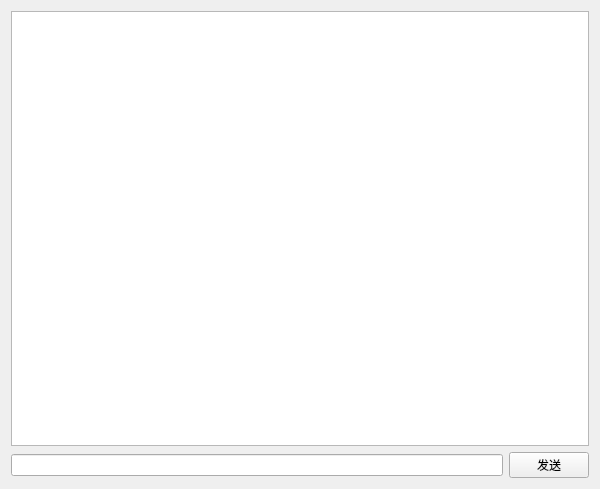
<?xml version="1.0" encoding="UTF-8"?>
<ui version="4.0">
 <class>PrivateChat</class>
 <widget class="QWidget" name="PrivateChat">
  <property name="geometry">
   <rect>
    <x>0</x>
    <y>0</y>
    <width>600</width>
    <height>489</height>
   </rect>
  </property>
  <property name="windowTitle">
   <string>Form</string>
  </property>
  <layout class="QVBoxLayout" name="verticalLayout_2">
   <item>
    <layout class="QVBoxLayout" name="verticalLayout">
     <item>
      <widget class="QTextEdit" name="showMsg_te"/>
     </item>
     <item>
      <layout class="QHBoxLayout" name="horizontalLayout">
       <item>
        <widget class="QLineEdit" name="inputMsg_le"/>
       </item>
       <item>
        <widget class="QPushButton" name="sendMsg_pb">
         <property name="text">
          <string>发送</string>
         </property>
        </widget>
       </item>
      </layout>
     </item>
    </layout>
   </item>
  </layout>
 </widget>
 <resources/>
 <connections/>
</ui>
